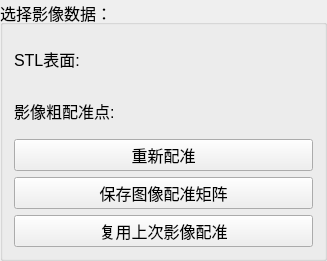
      <widget class="QGroupBox" name="groupBox_5">
       <property name="geometry">
        <rect>
         <x>10</x>
         <y>40</y>
         <width>327</width>
         <height>261</height>
        </rect>
       </property>
       <property name="font">
        <font>
         <pointsize>12</pointsize>
        </font>
       </property>
       <property name="title">
        <string>选择影像数据： </string>
       </property>
       <layout class="QGridLayout" name="gridLayout_9">
        <item row="1" column="0">
         <layout class="QHBoxLayout" name="horizontalLayout_6">
          <item>
           <widget class="QLabel" name="label_19">
            <property name="text">
             <string>影像粗配准点:  </string>
            </property>
           </widget>
          </item>
          <item>
           <widget class="QmitkSingleNodeSelectionWidget" name="mitkNodeSelectWidget_landmark_src" native="true"/>
          </item>
         </layout>
        </item>
        <item row="5" column="0">
         <widget class="QPushButton" name="pushButton_applyPreImageRegistrationNew_5">
          <property name="text">
           <string>复用上次影像配准</string>
          </property>
         </widget>
        </item>
        <item row="0" column="0">
         <layout class="QHBoxLayout" name="horizontalLayout_5">
          <item>
           <widget class="QLabel" name="label_18">
            <property name="text">
             <string>STL表面:  </string>
            </property>
           </widget>
          </item>
          <item>
           <widget class="QmitkSingleNodeSelectionWidget" name="mitkNodeSelectWidget_surface_regis" native="true"/>
          </item>
         </layout>
        </item>
        <item row="3" column="0">
         <widget class="QPushButton" name="pushButton_applyPreImageRegistrationNew">
          <property name="text">
           <string>重新配准</string>
          </property>
         </widget>
        </item>
        <item row="4" column="0">
         <widget class="QPushButton" name="pushButton_applyPreImageRegistrationNew_6">
          <property name="text">
           <string>保存图像配准矩阵</string>
          </property>
         </widget>
        </item>
       </layout>
      </widget>
